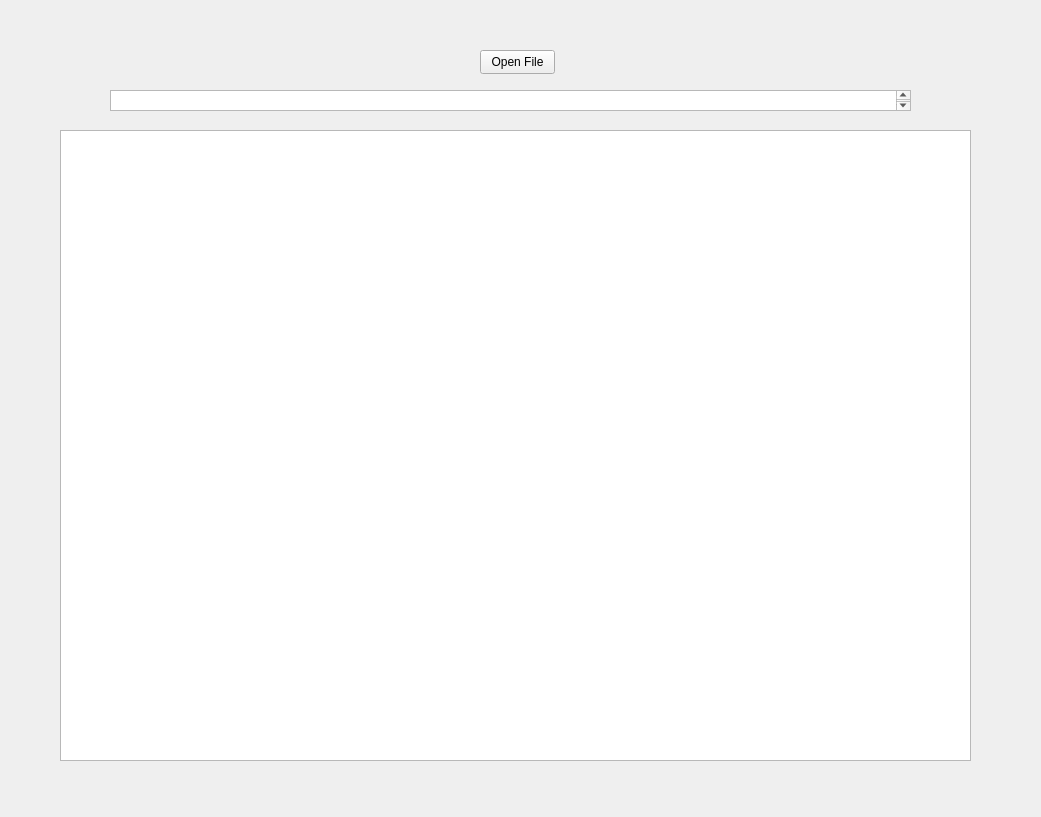
<?xml version="1.0" encoding="UTF-8"?>
<ui version="4.0">
 <class>MainWindow</class>
 <widget class="QMainWindow" name="MainWindow">
  <property name="geometry">
   <rect>
    <x>0</x>
    <y>0</y>
    <width>1041</width>
    <height>817</height>
   </rect>
  </property>
  <property name="windowTitle">
   <string>MainWindow</string>
  </property>
  <widget class="QWidget" name="centralwidget">
   <widget class="QPushButton" name="openFile">
    <property name="geometry">
     <rect>
      <x>480</x>
      <y>50</y>
      <width>75</width>
      <height>24</height>
     </rect>
    </property>
    <property name="text">
     <string>Open File</string>
    </property>
   </widget>
   <widget class="QTextBrowser" name="textBrowser">
    <property name="geometry">
     <rect>
      <x>110</x>
      <y>90</y>
      <width>801</width>
      <height>21</height>
     </rect>
    </property>
   </widget>
   <widget class="QTableWidget" name="tableWidget">
    <property name="geometry">
     <rect>
      <x>60</x>
      <y>130</y>
      <width>911</width>
      <height>631</height>
     </rect>
    </property>
   </widget>
  </widget>
 </widget>
 <resources/>
 <connections/>
</ui>
